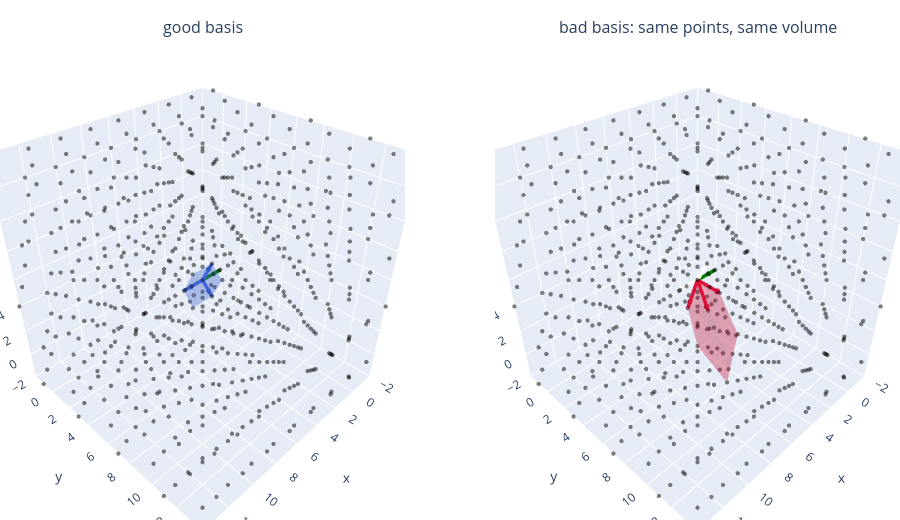

Notebook code for this chart:
### Code cell
plot_bases_3d_interactive(B3, B3_bad, v_short, lo=-2, hi=14)    # drag to rotate, scroll to zoom

### Figure 1 — Plotly figure (JSON) as saved in the notebook; plotly's stock layout.template omitted (floating-point values rounded to 4 significant figures; data arrays with more than 128 entries replaced by an {"elided": "..."} marker saying what was removed)
{"data": [{"hoverinfo": "skip", "marker": {"color": "black", "opacity": 0.5, "size": 2.5}, "mode": "markers", "scene": "scene", "showlegend": false, "type": "scatter3d", "x": {"elided": "646 int values"}, "y": {"elided": "646 int values"}, "z": {"elided": "646 int values"}}, {"alphahull": 0, "color": "royalblue", "hoverinfo": "skip", "opacity": 0.2, "scene": "scene", "type": "mesh3d", "x": [0, 2, 1, 0, 3, 2, 1, 3], "y": [0, 0, 2, 1, 2, 1, 3, 3], "z": [0, 0, 0, 2, 0, 2, 2, 2]}, {"hoverinfo": "skip", "line": {"color": "royalblue", "width": 7}, "mode": "lines", "scene": "scene", "showlegend": false, "type": "scatter3d", "x": [0, 2], "y": [0, 0], "z": [0, 0]}, {"anchor": "tip", "colorscale": [[0, "royalblue"], [1, "royalblue"]], "hoverinfo": "text", "hovertext": "[2, 0, 0]", "scene": "scene", "showscale": false, "sizemode": "absolute", "sizeref": 0.8, "type": "cone", "u": [2], "v": [0], "w": [0], "x": [2], "y": [0], "z": [0]}, {"hoverinfo": "skip", "line": {"color": "royalblue", "width": 7}, "mode": "lines", "scene": "scene", "showlegend": false, "type": "scatter3d", "x": [0, 1], "y": [0, 2], "z": [0, 0]}, {"anchor": "tip", "colorscale": [[0, "royalblue"], [1, "royalblue"]], "hoverinfo": "text", "hovertext": "[1, 2, 0]", "scene": "scene", "showscale": false, "sizemode": "absolute", "sizeref": 0.8, "type": "cone", "u": [1], "v": [2], "w": [0], "x": [1], "y": [2], "z": [0]}, {"hoverinfo": "skip", "line": {"color": "royalblue", "width": 7}, "mode": "lines", "scene": "scene", "showlegend": false, "type": "scatter3d", "x": [0, 0], "y": [0, 1], "z": [0, 2]}, {"anchor": "tip", "colorscale": [[0, "royalblue"], [1, "royalblue"]], "hoverinfo": "text", "hovertext": "[0, 1, 2]", "scene": "scene", "showscale": false, "sizemode": "absolute", "sizeref": 0.8, "type": "cone", "u": [0], "v": [1], "w": [2], "x": [0], "y": [1], "z": [2]}, {"hoverinfo": "skip", "line": {"color": "green", "width": 7}, "mode": "lines", "scene": "scene", "showlegend": false, "type": "scatter3d", "x": [0, -2], "y": [0, 0], "z": [0, 0]}, {"anchor": "tip", "colorscale": [[0, "green"], [1, "green"]], "hoverinfo": "text", "hovertext": "[-2, 0, 0]", "scene": "scene", "showscale": false, "sizemode": "absolute", "sizeref": 0.8, "type": "cone", "u": [-2], "v": [0], "w": [0], "x": [-2], "y": [0], "z": [0]}, {"hoverinfo": "skip", "marker": {"color": "black", "opacity": 0.5, "size": 2.5}, "mode": "markers", "scene": "scene2", "showlegend": false, "type": "scatter3d", "x": {"elided": "646 int values"}, "y": {"elided": "646 int values"}, "z": {"elided": "646 int values"}}, {"alphahull": 0, "color": "crimson", "hoverinfo": "skip", "opacity": 0.2, "scene": "scene2", "type": "mesh3d", "x": [0, 3, 4, 4, 7, 7, 8, 11], "y": [0, 2, 5, 6, 7, 8, 11, 13], "z": [0, 0, 2, 4, 2, 4, 6, 6]}, {"hoverinfo": "skip", "line": {"color": "crimson", "width": 7}, "mode": "lines", "scene": "scene2", "showlegend": false, "type": "scatter3d", "x": [0, 3], "y": [0, 2], "z": [0, 0]}, {"anchor": "tip", "colorscale": [[0, "crimson"], [1, "crimson"]], "hoverinfo": "text", "hovertext": "[3, 2, 0]", "scene": "scene2", "showscale": false, "sizemode": "absolute", "sizeref": 0.8, "type": "cone", "u": [3], "v": [2], "w": [0], "x": [3], "y": [2], "z": [0]}, {"hoverinfo": "skip", "line": {"color": "crimson", "width": 7}, "mode": "lines", "scene": "scene2", "showlegend": false, "type": "scatter3d", "x": [0, 4], "y": [0, 5], "z": [0, 2]}, {"anchor": "tip", "colorscale": [[0, "crimson"], [1, "crimson"]], "hoverinfo": "text", "hovertext": "[4, 5, 2]", "scene": "scene2", "showscale": false, "sizemode": "absolute", "sizeref": 0.8, "type": "cone", "u": [4], "v": [5], "w": [2], "x": [4], "y": [5], "z": [2]}, {"hoverinfo": "skip", "line": {"color": "crimson", "width": 7}, "mode": "lines", "scene": "scene2", "showlegend": false, "type": "scatter3d", "x": [0, 4], "y": [0, 6], "z": [0, 4]}, {"anchor": "tip", "colorscale": [[0, "crimson"], [1, "crimson"]], "hoverinfo": "text", "hovertext": "[4, 6, 4]", "scene": "scene2", "showscale": false, "sizemode": "absolute", "sizeref": 0.8, "type": "cone", "u": [4], "v": [6], "w": [4], "x": [4], "y": [6], "z": [4]}, {"hoverinfo": "skip", "line": {"color": "green", "width": 7}, "mode": "lines", "scene": "scene2", "showlegend": false, "type": "scatter3d", "x": [0, -2], "y": [0, 0], "z": [0, 0]}, {"anchor": "tip", "colorscale": [[0, "green"], [1, "green"]], "hoverinfo": "text", "hovertext": "[-2, 0, 0]", "scene": "scene2", "showscale": false, "sizemode": "absolute", "sizeref": 0.8, "type": "cone", "u": [-2], "v": [0], "w": [0], "x": [-2], "y": [0], "z": [0]}], "layout": {"annotations": [{"font": {"size": 16}, "showarrow": false, "text": "good basis", "x": 0.225, "xanchor": "center", "xref": "paper", "y": 1, "yanchor": "bottom", "yref": "paper"}, {"font": {"size": 16}, "showarrow": false, "text": "bad basis: same points, same volume", "x": 0.775, "xanchor": "center", "xref": "paper", "y": 1, "yanchor": "bottom", "yref": "paper"}], "height": 520, "margin": {"b": 0, "l": 0, "r": 0, "t": 40}, "scene": {"aspectmode": "cube", "domain": {"x": [0, 0.45], "y": [0, 1]}, "xaxis": {"range": [-2, 14]}, "yaxis": {"range": [-2, 14]}, "zaxis": {"range": [-2, 14]}}, "scene2": {"aspectmode": "cube", "domain": {"x": [0.55, 1], "y": [0, 1]}, "xaxis": {"range": [-2, 14]}, "yaxis": {"range": [-2, 14]}, "zaxis": {"range": [-2, 14]}}}}
